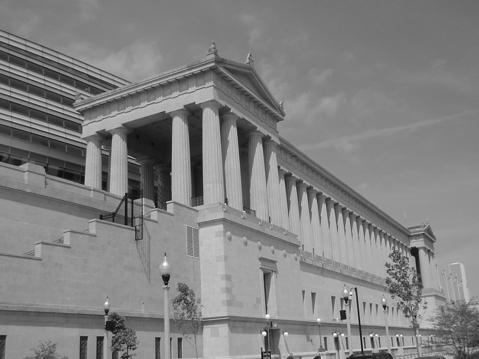
%> input picture EdgeDetection/myImage.jpg, 479 x 359 px
$ octave RobertEdgeDetection.m   (GNU Octave 9; MATLAB toolbox functions it lacks are replaced by stand-ins)
%> lines starting %> are read from the running program, lines starting %| are printed output that depends on the picture
%% Edge Detection using Robert Impulse response
img=im2double(imread("myImage.jpg"));
%> img: size 359x479 double; min 0.00784, max 1, mean 0.506
whos img
subplot(2,2,1)
imshow(img)
title("Original Image ")
%% Robert impulse response functiom
h1=[0,1;-1,0];
h2=[1,0;0,-1];
%% finding vertical and horizontal edges
% vertical edge Convolution with h1
X1=conv2(img,h1);
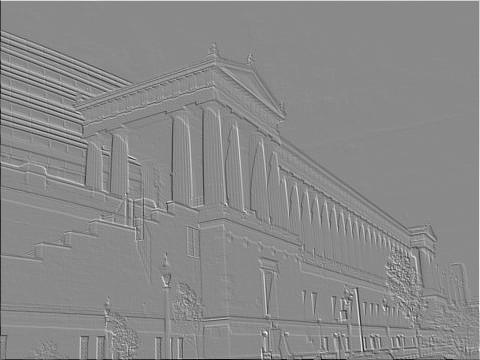
%> X1: size 360x480 double; min -0.855, max 0.725, mean 3.29e-19; drawn with min black and max white
whos X1
subplot(2,2,2)
imshow(X1)
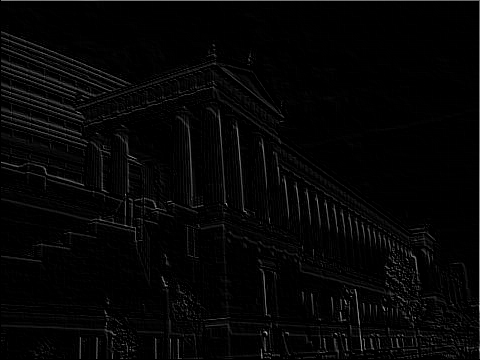
%> displayed picture: size 360x480, on the screen's scale of 0 to 255; min 0, max 185, mean 5.4
title("Vertical Edge ")
% horizontal edge Convolution with h2
X2=conv2(img,h2);
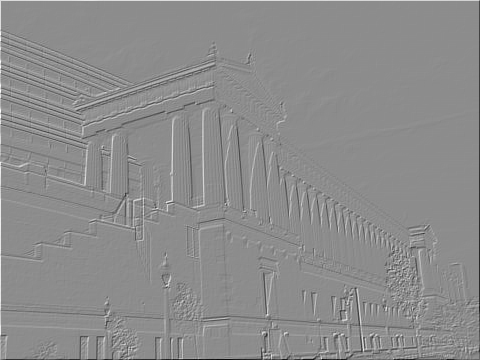
%> X2: size 360x480 double; min -0.855, max 0.694, mean -4.93e-19; drawn with min black and max white
whos X2
subplot(2,2,3)
imshow(X2)
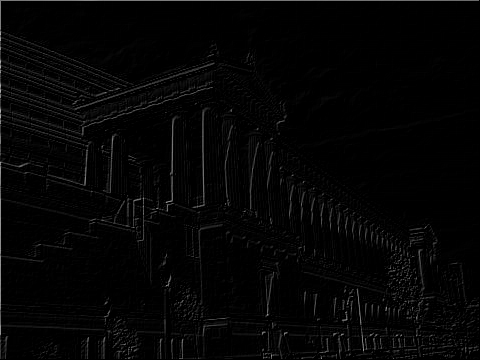
%> displayed picture: size 360x480, on the screen's scale of 0 to 255; min 0, max 177, mean 4.8
title("Horizontal Edge ")

%% convolving together
X3=conv2(img,(h1+h2'));
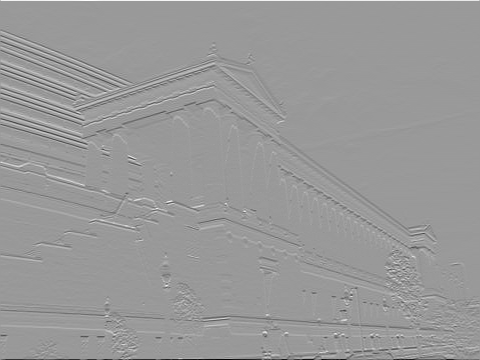
%> X3: size 360x480 double; min -1.63, max 1.08, mean -3.29e-19; drawn with min black and max white
whos X3
subplot(2,2,4)
imshow(X3)
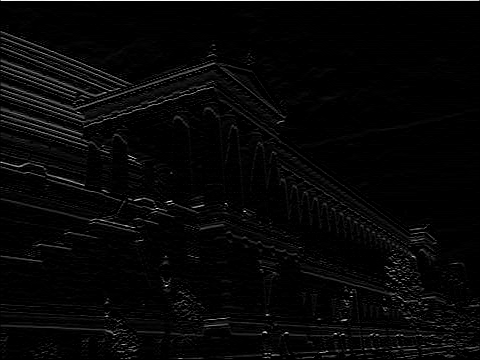
%> displayed picture: size 360x480, on the screen's scale of 0 to 255; min 0, max 255, mean 6.7
title("Vertical Edge ** Horizontal Edge ")

sgtitle('Robert Edge Detection')
